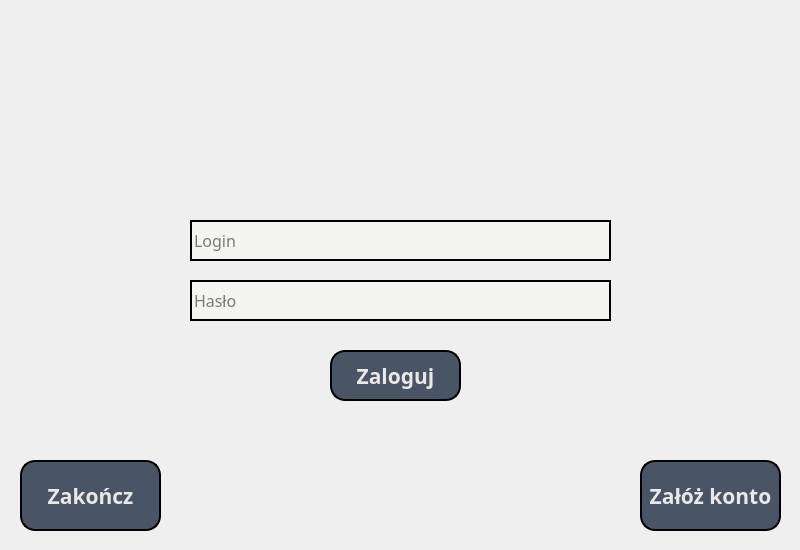
<?xml version="1.0" encoding="UTF-8"?>
<ui version="4.0">
 <class>Dialog</class>
 <widget class="QDialog" name="Dialog">
  <property name="geometry">
   <rect>
    <x>0</x>
    <y>0</y>
    <width>800</width>
    <height>550</height>
   </rect>
  </property>
  <property name="windowTitle">
   <string>Dialog</string>
  </property>
  <widget class="QLineEdit" name="loginEdit">
   <property name="geometry">
    <rect>
     <x>190</x>
     <y>220</y>
     <width>421</width>
     <height>41</height>
    </rect>
   </property>
   <property name="font">
    <font>
     <family>Artifakt Element</family>
     <pointsize>12</pointsize>
    </font>
   </property>
   <property name="acceptDrops">
    <bool>true</bool>
   </property>
   <property name="toolTip">
    <string/>
   </property>
   <property name="styleSheet">
    <string notr="true">background-color: rgb(244, 244, 242);
border-color: rgb(73, 84, 100);
border: 2px solid;</string>
   </property>
   <property name="text">
    <string/>
   </property>
   <property name="placeholderText">
    <string>Login</string>
   </property>
  </widget>
  <widget class="QLineEdit" name="passwordEdit">
   <property name="geometry">
    <rect>
     <x>190</x>
     <y>280</y>
     <width>421</width>
     <height>41</height>
    </rect>
   </property>
   <property name="font">
    <font>
     <family>Artifakt Element</family>
     <pointsize>12</pointsize>
    </font>
   </property>
   <property name="acceptDrops">
    <bool>true</bool>
   </property>
   <property name="toolTip">
    <string/>
   </property>
   <property name="styleSheet">
    <string notr="true">background-color: rgb(244, 244, 242);
border-color: rgb(73, 84, 100);
border: 2px solid;</string>
   </property>
   <property name="text">
    <string/>
   </property>
   <property name="placeholderText">
    <string>Hasło</string>
   </property>
  </widget>
  <widget class="QLabel" name="label_2">
   <property name="geometry">
    <rect>
     <x>305</x>
     <y>10</y>
     <width>191</width>
     <height>181</height>
    </rect>
   </property>
   <property name="text">
    <string/>
   </property>
   <property name="pixmap">
    <pixmap>LogoSample_ByTailorBrands.png</pixmap>
   </property>
   <property name="scaledContents">
    <bool>true</bool>
   </property>
  </widget>
  <widget class="QPushButton" name="loginButton">
   <property name="geometry">
    <rect>
     <x>330</x>
     <y>350</y>
     <width>131</width>
     <height>51</height>
    </rect>
   </property>
   <property name="font">
    <font>
     <family>Artifakt Element</family>
     <pointsize>16</pointsize>
     <weight>75</weight>
     <bold>true</bold>
    </font>
   </property>
   <property name="styleSheet">
    <string notr="true">background-color: rgb(73, 84, 100);
border-color: rgb(0, 0, 0);
border: 2px solid;
border-radius: 15px;
color: rgb(232, 232, 232);</string>
   </property>
   <property name="text">
    <string>Zaloguj</string>
   </property>
   <property name="default">
    <bool>true</bool>
   </property>
  </widget>
  <widget class="QPushButton" name="createAccButton">
   <property name="geometry">
    <rect>
     <x>640</x>
     <y>460</y>
     <width>141</width>
     <height>71</height>
    </rect>
   </property>
   <property name="font">
    <font>
     <family>Artifakt Element</family>
     <pointsize>16</pointsize>
     <weight>75</weight>
     <bold>true</bold>
    </font>
   </property>
   <property name="styleSheet">
    <string notr="true">background-color: rgb(73, 84, 100);
border-color: rgb(0, 0, 0);
border: 2px solid;
border-radius: 15px;
color: rgb(232, 232, 232);</string>
   </property>
   <property name="text">
    <string>Załóż konto</string>
   </property>
  </widget>
  <widget class="QPushButton" name="quitButton">
   <property name="geometry">
    <rect>
     <x>20</x>
     <y>460</y>
     <width>141</width>
     <height>71</height>
    </rect>
   </property>
   <property name="font">
    <font>
     <family>Artifakt Element</family>
     <pointsize>16</pointsize>
     <weight>75</weight>
     <bold>true</bold>
    </font>
   </property>
   <property name="styleSheet">
    <string notr="true">background-color: rgb(73, 84, 100);
border-color: rgb(0, 0, 0);
border: 2px solid;
border-radius: 15px;
color: rgb(232, 232, 232);</string>
   </property>
   <property name="text">
    <string>Zakończ</string>
   </property>
  </widget>
 </widget>
 <resources/>
 <connections/>
</ui>
